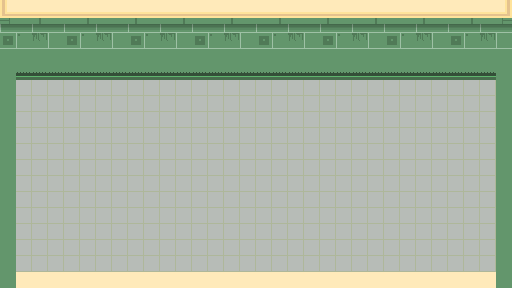

A level layout from a 2D game, rendered from its tile map. Below: a short description, then the map file with its tile-grid data intact:
An orthogonal 32x18 tile map with 16x16 px tiles, 3 tile layers (Walls, Roofs, Floor).

<map version="1.2" tiledversion="1.2.4" orientation="orthogonal" renderorder="right-down" width="32" height="18" tilewidth="16" tileheight="16" infinite="0" nextlayerid="5" nextobjectid="1">
 <tileset firstgid="1" name="spritesheet" tilewidth="16" tileheight="16" tilecount="16" columns="4">
  <image source="sprites/spritesheet.png" width="64" height="64" />
 </tileset>
 <layer id="2" name="Walls" width="32" height="18">
  <properties>
   <property name="collision" type="bool" value="true" />
  </properties>
  <data encoding="csv">
0,0,0,0,0,0,0,0,0,0,0,0,0,0,0,0,0,0,0,0,0,0,0,0,0,0,0,0,0,0,0,0,
15,14,15,14,15,14,15,14,15,14,15,14,15,14,15,14,15,14,15,14,15,14,15,14,15,14,15,14,15,14,15,14,
5,7,6,3,5,7,6,3,5,7,6,3,5,7,6,3,5,7,6,3,5,7,6,3,5,7,6,3,5,7,6,3,
2,2,2,2,2,2,2,2,2,2,2,2,2,2,2,2,2,2,2,2,2,2,2,2,2,2,2,2,2,2,2,2,
1,4,4,4,4,4,4,4,4,4,4,4,4,4,4,4,4,4,4,4,4,4,4,4,4,4,4,4,4,4,4,1,
1,0,0,0,0,0,0,0,0,0,0,0,0,0,0,0,0,0,0,0,0,0,0,0,0,0,0,0,0,0,0,1,
1,0,0,0,0,0,0,0,0,0,0,0,0,0,0,0,0,0,0,0,0,0,0,0,0,0,0,0,0,0,0,1,
1,0,0,0,0,0,0,0,0,0,0,0,0,0,0,0,0,0,0,0,0,0,0,0,0,0,0,0,0,0,0,1,
1,0,0,0,0,0,0,0,0,0,0,0,0,0,0,0,0,0,0,0,0,0,0,0,0,0,0,0,0,0,0,1,
1,0,0,0,0,0,0,0,0,0,0,0,0,0,0,0,0,0,0,0,0,0,0,0,0,0,0,0,0,0,0,1,
1,0,0,0,0,0,0,0,0,0,0,0,0,0,0,0,0,0,0,0,0,0,0,0,0,0,0,0,0,0,0,1,
1,0,0,0,0,0,0,0,0,0,0,0,0,0,0,0,0,0,0,0,0,0,0,0,0,0,0,0,0,0,0,1,
1,0,0,0,0,0,0,0,0,0,0,0,0,0,0,0,0,0,0,0,0,0,0,0,0,0,0,0,0,0,0,1,
1,0,0,0,0,0,0,0,0,0,0,0,0,0,0,0,0,0,0,0,0,0,0,0,0,0,0,0,0,0,0,1,
1,0,0,0,0,0,0,0,0,0,0,0,0,0,0,0,0,0,0,0,0,0,0,0,0,0,0,0,0,0,0,1,
1,0,0,0,0,0,0,0,0,0,0,0,0,0,0,0,0,0,0,0,0,0,0,0,0,0,0,0,0,0,0,1,
1,0,0,0,0,0,0,0,0,0,0,0,0,0,0,0,0,0,0,0,0,0,0,0,0,0,0,0,0,0,0,1,
1,13,13,13,13,13,13,13,13,13,13,13,13,13,13,13,13,13,13,13,13,13,13,13,13,13,13,13,13,13,13,1
</data>
 </layer>
 <layer id="4" name="Roofs" width="32" height="18" offsetx="0" offsety="-8">
  <data encoding="csv">
2147483660,13,13,13,13,13,13,13,13,13,13,13,13,13,13,13,13,13,13,13,13,13,13,13,13,13,13,13,13,13,13,12,
2147483659,10,9,10,10,9,10,10,9,10,10,9,10,10,9,10,10,9,10,10,9,10,10,9,10,10,9,10,10,9,10,11,
0,0,0,0,0,0,0,0,0,0,0,0,0,0,0,0,0,0,0,0,0,0,0,0,0,0,0,0,0,0,0,0,
0,0,0,0,0,0,0,0,0,0,0,0,0,0,0,0,0,0,0,0,0,0,0,0,0,0,0,0,0,0,0,0,
0,0,0,0,0,0,0,0,0,0,0,0,0,0,0,0,0,0,0,0,0,0,0,0,0,0,0,0,0,0,0,0,
0,0,0,0,0,0,0,0,0,0,0,0,0,0,0,0,0,0,0,0,0,0,0,0,0,0,0,0,0,0,0,0,
0,0,0,0,0,0,0,0,0,0,0,0,0,0,0,0,0,0,0,0,0,0,0,0,0,0,0,0,0,0,0,0,
0,0,0,0,0,0,0,0,0,0,0,0,0,0,0,0,0,0,0,0,0,0,0,0,0,0,0,0,0,0,0,0,
0,0,0,0,0,0,0,0,0,0,0,0,0,0,0,0,0,0,0,0,0,0,0,0,0,0,0,0,0,0,0,0,
0,0,0,0,0,0,0,0,0,0,0,0,0,0,0,0,0,0,0,0,0,0,0,0,0,0,0,0,0,0,0,0,
0,0,0,0,0,0,0,0,0,0,0,0,0,0,0,0,0,0,0,0,0,0,0,0,0,0,0,0,0,0,0,0,
0,0,0,0,0,0,0,0,0,0,0,0,0,0,0,0,0,0,0,0,0,0,0,0,0,0,0,0,0,0,0,0,
0,0,0,0,0,0,0,0,0,0,0,0,0,0,0,0,0,0,0,0,0,0,0,0,0,0,0,0,0,0,0,0,
0,0,0,0,0,0,0,0,0,0,0,0,0,0,0,0,0,0,0,0,0,0,0,0,0,0,0,0,0,0,0,0,
0,0,0,0,0,0,0,0,0,0,0,0,0,0,0,0,0,0,0,0,0,0,0,0,0,0,0,0,0,0,0,0,
0,0,0,0,0,0,0,0,0,0,0,0,0,0,0,0,0,0,0,0,0,0,0,0,0,0,0,0,0,0,0,0,
0,0,0,0,0,0,0,0,0,0,0,0,0,0,0,0,0,0,0,0,0,0,0,0,0,0,0,0,0,0,0,0,
0,0,0,0,0,0,0,0,0,0,0,0,0,0,0,0,0,0,0,0,0,0,0,0,0,0,0,0,0,0,0,0
</data>
 </layer>
 <layer id="3" name="Floor" width="32" height="18">
  <properties>
   <property name="collision" type="bool" value="false" />
  </properties>
  <data encoding="csv">
0,0,0,0,0,0,0,0,0,0,0,0,0,0,0,0,0,0,0,0,0,0,0,0,0,0,0,0,0,0,0,0,
0,0,0,0,0,0,0,0,0,0,0,0,0,0,0,0,0,0,0,0,0,0,0,0,0,0,0,0,0,0,0,0,
0,0,0,0,0,0,0,0,0,0,0,0,0,0,0,0,0,0,0,0,0,0,0,0,0,0,0,0,0,0,0,0,
0,0,0,0,0,0,0,0,0,0,0,0,0,0,0,0,0,0,0,0,0,0,0,0,0,0,0,0,0,0,0,0,
0,0,0,0,0,0,0,0,0,0,0,0,0,0,0,0,0,0,0,0,0,0,0,0,0,0,0,0,0,0,0,0,
0,8,8,8,8,8,8,8,8,8,8,8,8,8,8,8,8,8,8,8,8,8,8,8,8,8,8,8,8,8,8,0,
0,8,8,8,8,8,8,8,8,8,8,8,8,8,8,8,8,8,8,8,8,8,8,8,8,8,8,8,8,8,8,0,
0,8,8,8,8,8,8,8,8,8,8,8,8,8,8,8,8,8,8,8,8,8,8,8,8,8,8,8,8,8,8,0,
0,8,8,8,8,8,8,8,8,8,8,8,8,8,8,8,8,8,8,8,8,8,8,8,8,8,8,8,8,8,8,0,
0,8,8,8,8,8,8,8,8,8,8,8,8,8,8,8,8,8,8,8,8,8,8,8,8,8,8,8,8,8,8,0,
0,8,8,8,8,8,8,8,8,8,8,8,8,8,8,8,8,8,8,8,8,8,8,8,8,8,8,8,8,8,8,0,
0,8,8,8,8,8,8,8,8,8,8,8,8,8,8,8,8,8,8,8,8,8,8,8,8,8,8,8,8,8,8,0,
0,8,8,8,8,8,8,8,8,8,8,8,8,8,8,8,8,8,8,8,8,8,8,8,8,8,8,8,8,8,8,0,
0,8,8,8,8,8,8,8,8,8,8,8,8,8,8,8,8,8,8,8,8,8,8,8,8,8,8,8,8,8,8,0,
0,8,8,8,8,8,8,8,8,8,8,8,8,8,8,8,8,8,8,8,8,8,8,8,8,8,8,8,8,8,8,0,
0,8,8,8,8,8,8,8,8,8,8,8,8,8,8,8,8,8,8,8,8,8,8,8,8,8,8,8,8,8,8,0,
0,8,8,8,8,8,8,8,8,8,8,8,8,8,8,8,8,8,8,8,8,8,8,8,8,8,8,8,8,8,8,0,
0,0,0,0,0,0,0,0,0,0,0,0,0,0,0,0,0,0,0,0,0,0,0,0,0,0,0,0,0,0,0,0
</data>
 </layer>
</map>